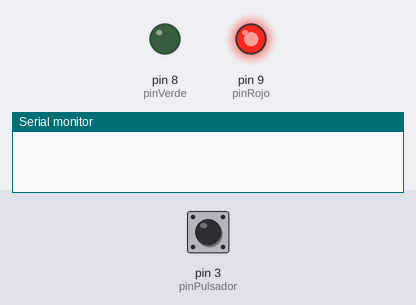
Bench run of a sketch on a simulated Arduino Uno, built with avr-gcc and run on an emulated ATmega328P. On the bench: output pins drawn as LEDs (lit = HIGH), the last lines printed to the serial monitor. The test bench sets the inputs (shaded band); at power-on: pin 3 (pinPulsador) LOW.

Above: at 1.2 s.
1.3 s: pin 3 (pinPulsador) pulled HIGH for 0.15 s
At 2.1 s:
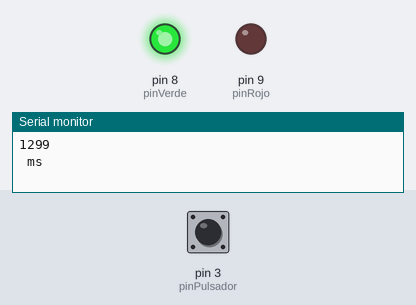
3.8 s: pin 3 (pinPulsador) pulled HIGH for 3.2 s
At 8.2 s:
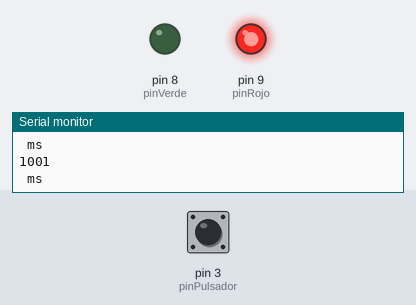
Timing chart, 0 to 9.7 s (numbered marks = the images above; inputs shaded):
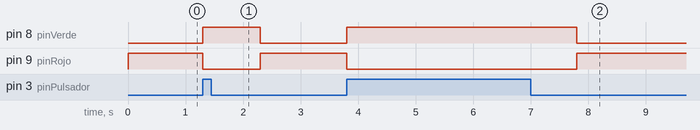

Measured:
- after the input at 1.3 s, pin 8 (pinVerde): LOW → HIGH at once, → LOW 1.0 s later; pin 9 (pinRojo): HIGH → LOW at once, → HIGH 1.0 s later
- after the input at 3.8 s, pin 8 (pinVerde): LOW → HIGH at once, → LOW 4.0 s later; pin 9 (pinRojo): HIGH → LOW at once, → HIGH 4.0 s later

The sketch:

SemaforoBoton2.ino
```cpp
int pinPulsador=3;
int pinRojo=9;
int pinVerde=8;

void setup() {

  pinMode(pinPulsador,INPUT);
  pinMode(pinRojo,OUTPUT);
  pinMode(pinVerde,OUTPUT);
  Serial.begin(9600);
}

  long ultimoTiempo=millis();

void loop() {

  int valorPulsador=digitalRead(pinPulsador);

  if (valorPulsador==HIGH)

    {
        long nuevoTiempo=millis();
        Serial.println(nuevoTiempo-ultimoTiempo);
        Serial.println(" ms");
        ultimoTiempo=nuevoTiempo;
        digitalWrite(pinVerde,HIGH);
        digitalWrite(pinRojo,LOW);
        delay(1000);

    }

  else

    {
        digitalWrite(pinRojo,HIGH);
        digitalWrite(pinVerde,LOW);

    }


}
```
